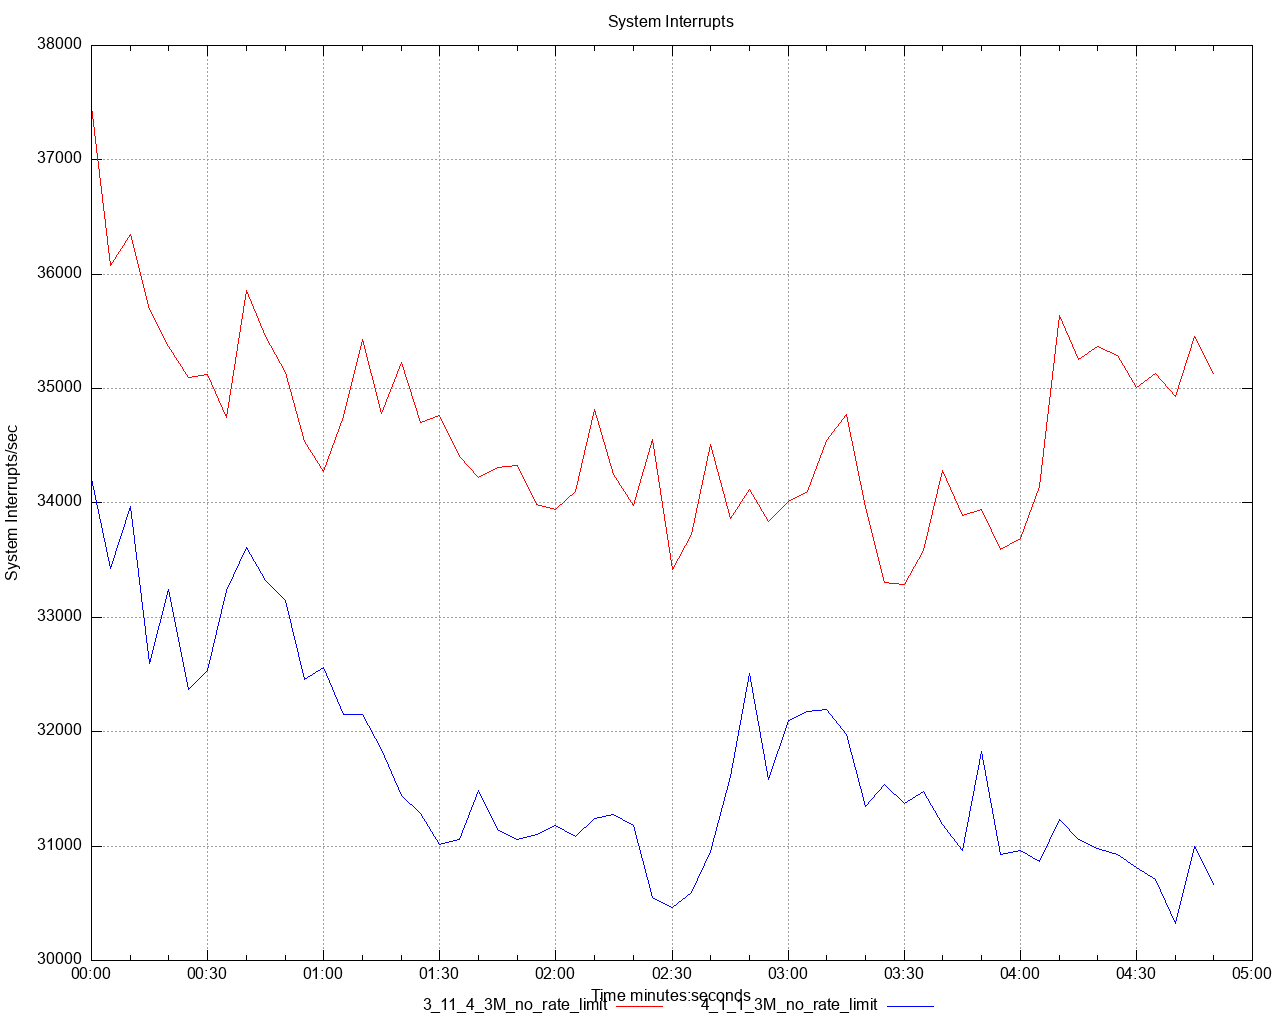

This chart was generated by the following gnuplot code:
set title 'System Interrupts' noenhanced
set style data lines
set datafile separator ","
set terminal png size 1280,1024
set grid
set key below
set xdata time
set timefmt "%s"
offset = 0
t0(x)=(offset=($0==0) ? x : offset, x - offset)
set xlabel 'Time minutes:seconds'
set ylabel 'System Interrupts/sec'
set output '/Users/ahmet.mircik/simulator/tests/report_3M_no_rate_limit/dstat/system_interrupts_A3.png'
plot \
   '/Users/ahmet.mircik/simulator/tests/report_3M_no_rate_limit/data/system_interrupts_A3_1.data' using (t0(timecolumn(1))):2 title "3_11_4_3M_no_rate_limit" noenhanced lt rgb "red", \
   '/Users/ahmet.mircik/simulator/tests/report_3M_no_rate_limit/data/system_interrupts_A3_2.data' using (t0(timecolumn(1))):2 title "4_1_1_3M_no_rate_limit" noenhanced lt rgb "blue", \
